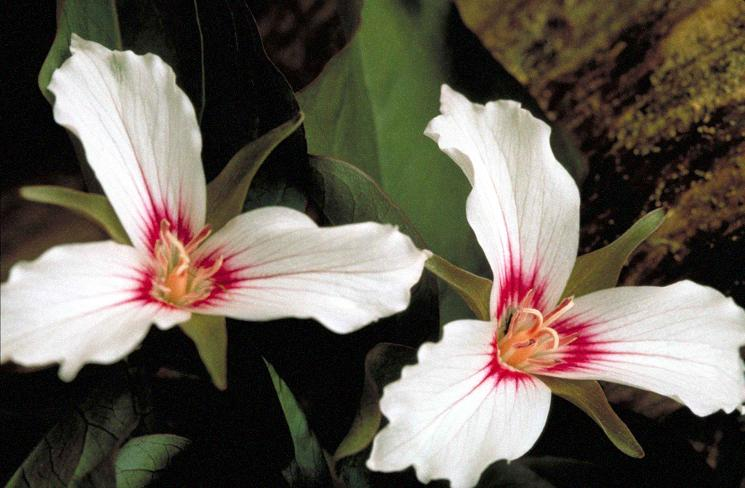
#> input picture High Dimensional Data Analytics/Module 2- Image Processing/FlowerN.jpg, 745 x 488 px
$ jupyter execute 'Image Processing.ipynb'
#> lines starting #> are read from the running program, lines starting #| are printed output that depends on the picture; after the words box and inside, x2 and y2 are one past the last pixel; in counts of white or black regions, pixels touching at a corner belong together
[cell 1]
import numpy as np
import cv2

[cell 2]
"""Reading image from OpenCV library"""
img = cv2.imread('FlowerN.jpg')
#> img is the input picture: shape (488, 745, 3); mean B, G, R 85.1, 95.7, 103.4

[cell 3]
"""Convert to gray scale image using OpenCV"""
gray = cv2.cvtColor(img, cv2.COLOR_BGR2GRAY)

[cell 4]
#cv2.imshow('Original image',img)
#cv2.imshow('Gray image', gray)

[cell 5]
#cv2.waitKey(0)
#cv2.destroyAllWindows()

[cell 6]
"""Transform image to black and white image with threshold of 0.6"""
(thresh, b2w) = cv2.threshold(gray, 0.6*255, 255, cv2.THRESH_BINARY)
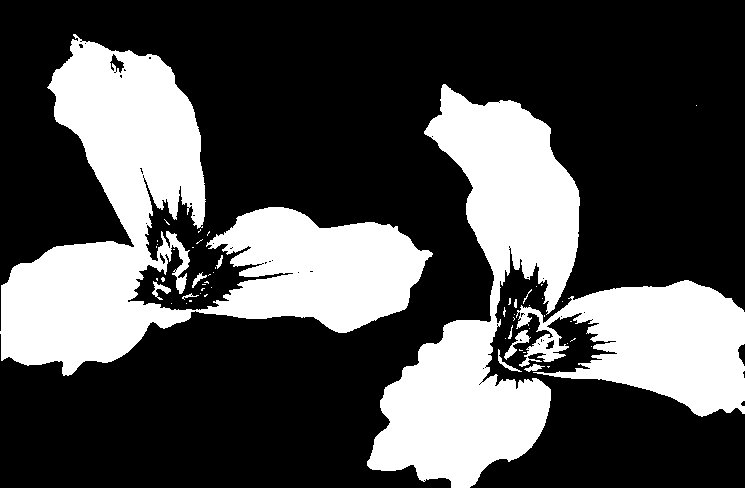
#> b2w: shape (488, 745); 31% white; 56 white regions (43 under 20 px), largest, box (x1, y1, x2, y2) and area: (0, 34, 433, 376) 55455, (367, 84, 580, 488) 37864, (516, 280, 745, 417) 18561
#> thresh = 153

[cell 7]
#cv2.imshow('Black and White Image', b2w)

[cell 8]
#cv2.waitKey(0)
#cv2.destroyAllWindows()

[cell 9]
"""Reshape image to 1/4 of its original image"""
image = cv2.resize(img, None, fx = 0.5, fy =0.5)
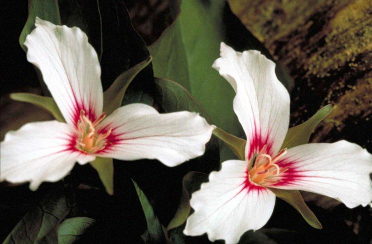
#> image: shape (244, 372, 3); mean B, G, R 85.3, 95.9, 103.6
print('New size of the reshaped image is: ', (image.shape[0], image.shape[1]))
#| New size of the reshaped image is:  (244, 372)

[cell 10]
"""Image Histogram"""
import matplotlib.pyplot as plt
hist = cv2.calcHist([img],[0],None,[256],[0,256])
#> hist = 256 values, max 12964 at index 5, min 182 at index 111, mean 1420.2
plt.subplot(224)
plt.plot(hist)
plt.show()
#> figure, not shown here; curve peaks at x = 5, y = 12964

[cell 11]
"""Thresholding"""

g2bw = np.zeros((gray.shape[0], gray.shape[1]))
for i in range(gray.shape[0]):
    for j in range(gray.shape[1]):
        if gray[i][j] <= 160:
            g2bw[i][j]=0
        else:
            g2bw[i][j]=255
#> g2bw: shape (488, 745) float64; 30.4% white; 59 white regions (44 under 20 px), largest, box (x1, y1, x2, y2) and area: (367, 84, 580, 488) 37559, (1, 39, 205, 376) 35577, (196, 207, 433, 333) 18285

[cell 12]
plt.hist(gray.ravel(),256,[0,256])
plt.hist(g2bw.ravel(),256,[0,256])
plt.show()
#> figure, not shown here; tallest bar 13058 high, from x = 5 to 6; tallest bar 252954 high, from x = 0 to 1

[cell 13]
""" Show gray image and thresholded image"""
#cv2.imshow('Thresholding Image', g2bw)
#cv2.imshow('Gray Scale Image', gray)

[cell 14]
#cv2.waitKey(0)
#cv2.destroyAllWindows()

[cell 15]
"""Histogram shifting by s = 50"""
shifted_gray = gray +50
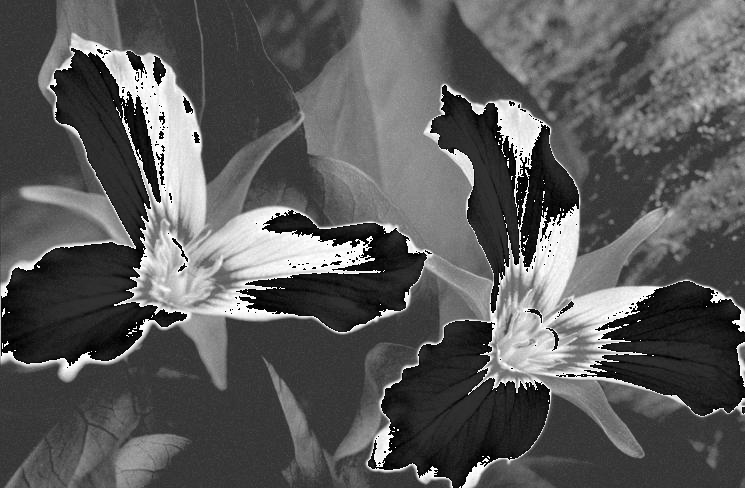
#> shifted_gray: shape (488, 745); min 0, max 255, mean 90.6
for i in range(shifted_gray.shape[0]):
    for j in range(shifted_gray.shape[1]):
        if shifted_gray[i][j]>255:
            shifted_gray[i][j]=255
        if shifted_gray[i][j]<25:
            shifted_gray[i][j]=25
#> shifted_gray: shape (488, 745); 8.72% of pixels changed, all inside (x1, y1, x2, y2) = (1, 45, 745, 488)

[cell 16]
# [4 lines of commented-out code are left out]

[cell 17]
plt.hist(gray.ravel(),256,[0,256])
plt.hist(shifted_gray.ravel(),256,[0,256])

plt.show()
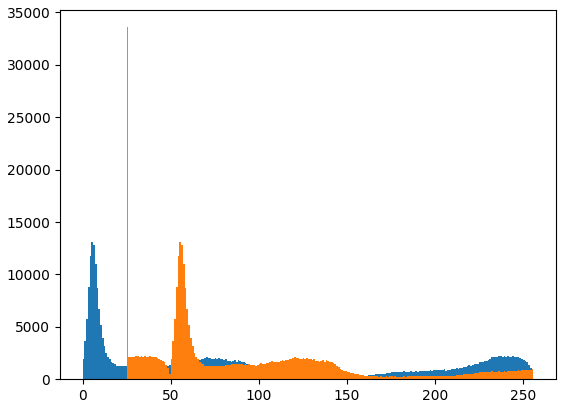
#> figure drawn by matplotlib, 1 panel; tallest bar 13058 high, from x = 5 to 6; tallest bar 33591 high, from x = 25 to 26

[cell 18]
""" Histogram Stretching """
lambdas = 205
maximum = gray.max()
#> maximum = 255
minimum = gray.min()
#> minimum = 0
st_gray = (gray-minimum)/(maximum-minimum) * 205

[cell 19]
plt.hist(gray.ravel(),256,[0,256])
plt.hist(st_gray.ravel(),256,[0,256])

plt.show()
#> figure, not shown here; tallest bar 13058 high, from x = 5 to 6; tallest bar 25845 high, from x = 4 to 5

[cell 20]
# [4 lines of commented-out code are left out]

[cell 21]
"""Log Transformation"""
c = 40
log_tr = c*np.log(gray+1)
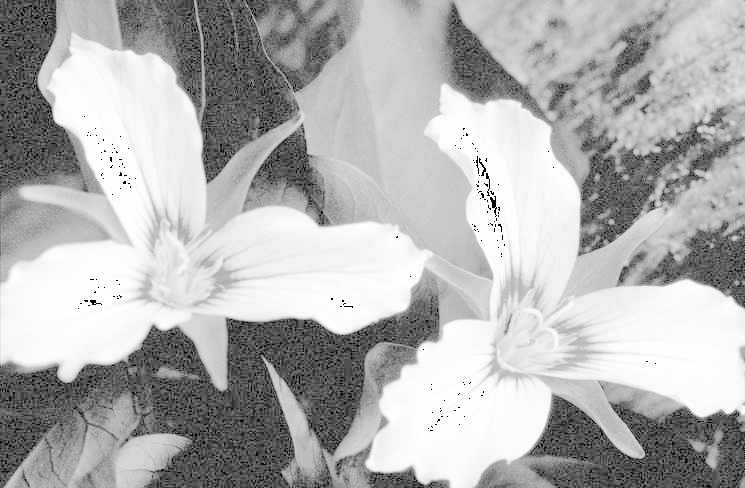
#> log_tr: shape (488, 745) float16; 0.14% of the values are NaN or infinite; the others: min 0, max 221.8, mean 154.8; drawn with min black, max white, NaN and infinite black

[cell 22]
plt.hist(gray.ravel(),256,[0,256])
plt.hist(log_tr.ravel(),256,[0,256])

plt.show()
#> figure, not shown here; tallest bar 13058 high, from x = 5 to 6; tallest bar 13058 high, from x = 71 to 72

[cell 23]
# [4 lines of commented-out code are left out]

[cell 24]
"""Power-law transformation"""
gamma = 1.4
cc = 0.1
pl_tr = cc*gray**gamma
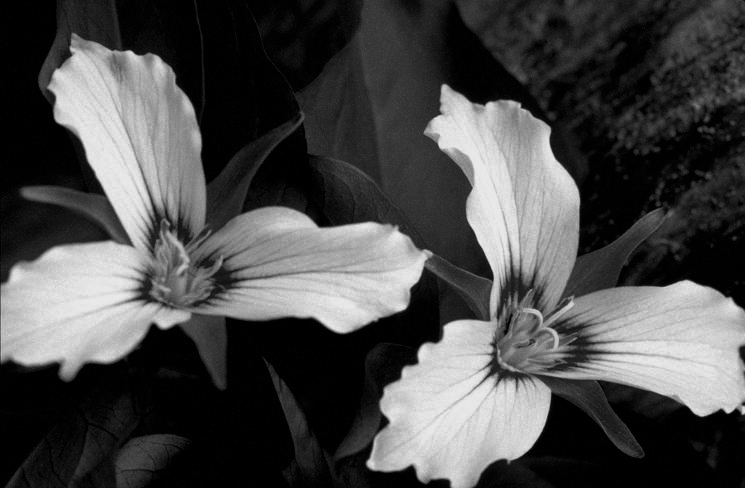
#> pl_tr: shape (488, 745) float64; min 0, max 234, mean 74.7
pl_tr = np.float32(pl_tr)

[cell 25]
plt.hist(gray.ravel(),256,[0,256])
plt.hist(pl_tr.ravel(),256,[0,256])

plt.show()
#> figure, not shown here; tallest bar 13058 high, from x = 5 to 6; tallest bar 44904 high, from x = 0 to 1

[cell 26]
# [4 lines of commented-out code are left out]

[cell 27]
""" These transformations are used for feature segmentation"""

[cell 28]
"""Convolution"""

"""Image Blurring Convolutional mask"""
k1 = 1/256*np.array(([1,4,6,4,1],[4,16,24,16,4],[6,24,36,24,6],[4,16,24,16,4],[1,4,6,4,1]))
""" Image sharpening Convolutional mask"""
k2=np.array(([-1,-1,-1],[-1,9,-1],[-1,-1,-1]))
"""Image embossing Convolutional mask"""
k3=np.array(([-1,-1,-1,-1,0],[-1,-1,-1,0,1],[-1,-1,0,1,1],[-1,0,1,1,1],[0,1,1,1,1]))
"""Edge detection convolutional mask"""
k4=np.array(([-1,0,0,0,0],[0,-2,0,0,0],[0,0,6,0,0],[0,0,0,-2,0],[0,0,0,0,-1]))

[cell 29]
"""Convolution function"""
blurred_img = cv2.filter2D(img,-1,k1 )
sharpened_img = cv2.filter2D(img,-1,k2 )
embossed_img = cv2.filter2D(img,-1,k3)
edge_detection = cv2.filter2D(img,-1,k4)

[cell 30]
cv2.imshow('Original Image', img)
cv2.imshow('blurred_img', blurred_img)
cv2.imshow('sharpend_img', sharpened_img)
cv2.imshow('embossed_img', embossed_img)
cv2.imshow('edge_detection', edge_detection)


cv2.waitKey(0)
cv2.destroyAllWindows()

[cell 31]
"""Image thresholding using Otsu's method
"""

threshold,b2w = cv2.threshold(gray,0,255,cv2.THRESH_BINARY+cv2.THRESH_OTSU)
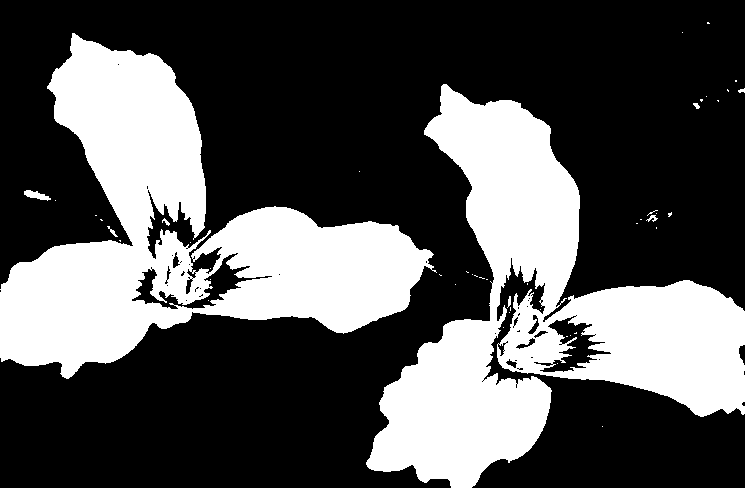
#> b2w: shape (488, 745); 33.1% white; 48 white regions (39 under 20 px), largest, box (x1, y1, x2, y2) and area: (366, 84, 745, 488) 59983, (0, 33, 437, 379) 59945, (24, 190, 51, 201) 153
#> threshold = 126

[cell 32]
"""Otsu's threshold for this image is 126.0"""
cv2.imshow('Black and White image', b2w)
cv2.waitKey(0)
cv2.destroyAllWindows()

[cell 33]
"""Image Segmentation using K-means"""
import numpy as np
import cv2


Z = img.reshape((-1,3))

# convert to np.float32
Z = np.float32(Z)

# define criteria, number of clusters(K) and apply kmeans()
criteria = (cv2.TERM_CRITERIA_EPS + cv2.TERM_CRITERIA_MAX_ITER, 10, 1.0)
K = 5
ret,label,center=cv2.kmeans(Z,K,None,criteria,10,cv2.KMEANS_RANDOM_CENTERS)
#> ret = 272500457.7; center = [[171.7, 184.3, 200], [232.7, 234.1, 237], [9.37, 11.41, 13.05], [83.11, 98.51, 174.3], [44.55, 72.81, 76.86]]

# Now convert back into uint8, and make original image
center = np.uint8(center)
#> center = [[171, 184, 200], [232, 234, 236], [9, 11, 13], [83, 98, 174], [44, 72, 76]]
res = center[label.flatten()]
res2 = res.reshape((img.shape))

cv2.imshow('res2',res2)
cv2.waitKey(0)
cv2.destroyAllWindows()

[cell 34]
"""Sobel method for edge detection"""
mx= np.array(([-1,0,1],[-2,0,2],[-1,0,1]))

[cell 35]
my = mx.T

[cell 36]
fx= cv2.filter2D(img,-1,mx)
fy=cv2.filter2D(img,-1,my)
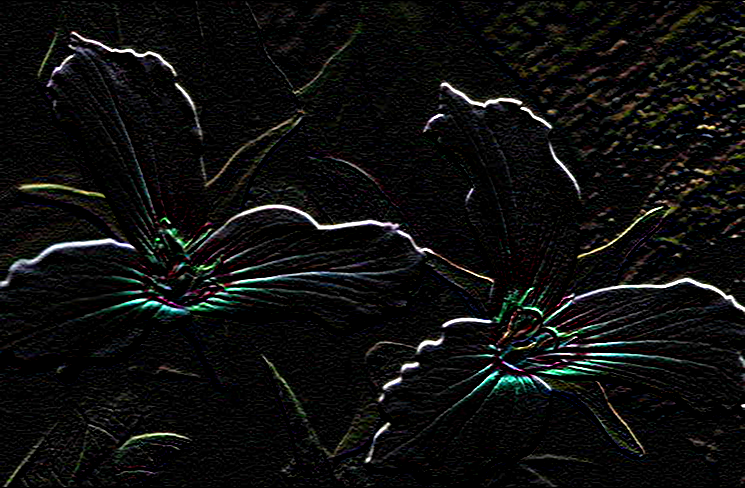
#> fy: shape (488, 745, 3); mean B, G, R 13.8, 14.4, 13.9


f = np.multiply(fx,fx)+np.multiply(fy,fy)
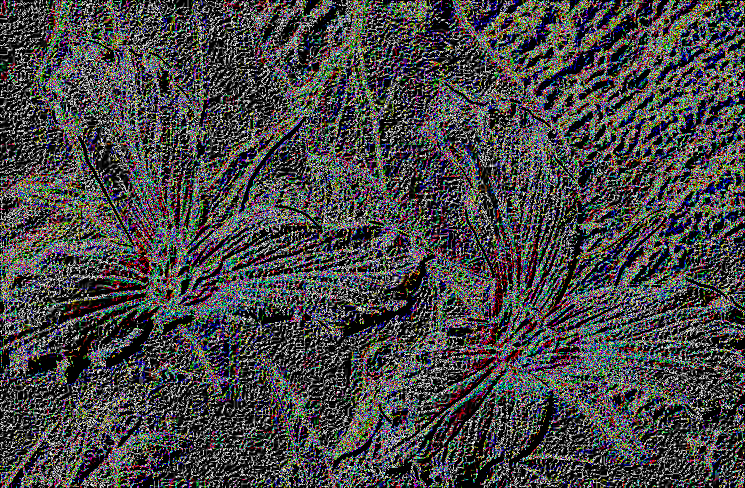
#> f: shape (488, 745, 3); mean B, G, R 70.5, 70.3, 70.6
kf = f
threshold = 160
for i in range(f.shape[0]):
    for j in range(f.shape[1]):
        for k in range(f.shape[2]):
            if kf[i][j][k] < threshold:
                kf[i][j][k] =0
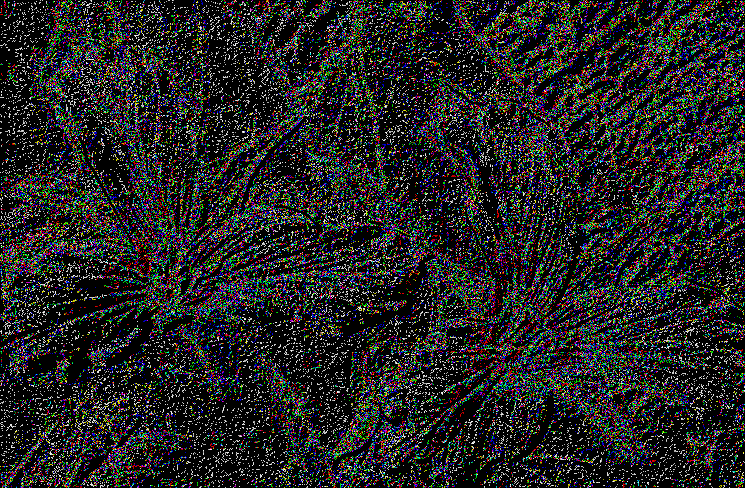
#> kf: shape (488, 745, 3); mean B, G, R 36.8, 36.6, 36.9
